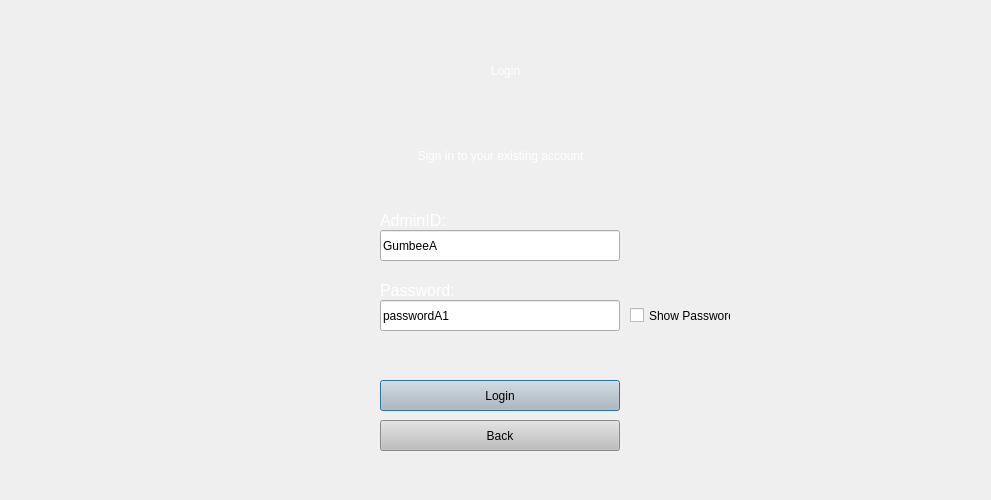
<?xml version="1.0" encoding="UTF-8"?>
<ui version="4.0">
 <class>Dialog</class>
 <widget class="QDialog" name="Dialog">
  <property name="geometry">
   <rect>
    <x>0</x>
    <y>0</y>
    <width>991</width>
    <height>500</height>
   </rect>
  </property>
  <property name="windowTitle">
   <string>Dialog</string>
  </property>
  <widget class="QWidget" name="widget" native="true">
   <property name="geometry">
    <rect>
     <x>-10</x>
     <y>0</y>
     <width>1000</width>
     <height>641</height>
    </rect>
   </property>
   <property name="styleSheet">
    <string notr="true">QWidget#widget{
background-color: qlineargradient(spread:pad, x1:0.562182, y1:0.466, x2:1, y2:1, stop:0.0454545 rgba(210, 108, 43, 255), stop:0.982955 rgba(255, 255, 255, 255));;}
background-color: rgb(231, 154, 0);
</string>
   </property>
   <widget class="QLabel" name="welcome">
    <property name="geometry">
     <rect>
      <x>420</x>
      <y>20</y>
      <width>191</width>
      <height>101</height>
     </rect>
    </property>
    <property name="autoFillBackground">
     <bool>false</bool>
    </property>
    <property name="styleSheet">
     <string notr="true">font: 85 50pt &quot;MS Shell Dlg 2&quot;;
color: rgb(255, 255, 255);
</string>
    </property>
    <property name="text">
     <string>Login</string>
    </property>
    <property name="alignment">
     <set>Qt::AlignCenter</set>
    </property>
   </widget>
   <widget class="QLabel" name="loginregister">
    <property name="geometry">
     <rect>
      <x>310</x>
      <y>120</y>
      <width>401</width>
      <height>71</height>
     </rect>
    </property>
    <property name="styleSheet">
     <string notr="true">font: 20pt &quot;MS Shell Dlg 2&quot;;
color: rgb(255, 255, 255);</string>
    </property>
    <property name="text">
     <string>Sign in to your existing account</string>
    </property>
    <property name="alignment">
     <set>Qt::AlignCenter</set>
    </property>
   </widget>
   <widget class="QPushButton" name="login">
    <property name="geometry">
     <rect>
      <x>390</x>
      <y>380</y>
      <width>240</width>
      <height>31</height>
     </rect>
    </property>
    <property name="styleSheet">
     <string notr="true">background-color: rgb(190, 190, 190);</string>
    </property>
    <property name="text">
     <string>Login</string>
    </property>
   </widget>
   <widget class="QLineEdit" name="passwordfield">
    <property name="geometry">
     <rect>
      <x>390</x>
      <y>300</y>
      <width>240</width>
      <height>31</height>
     </rect>
    </property>
    <property name="text">
     <string>passwordA1</string>
    </property>
   </widget>
   <widget class="QLabel" name="adminid">
    <property name="geometry">
     <rect>
      <x>390</x>
      <y>210</y>
      <width>71</width>
      <height>20</height>
     </rect>
    </property>
    <property name="sizePolicy">
     <sizepolicy hsizetype="Preferred" vsizetype="Preferred">
      <horstretch>0</horstretch>
      <verstretch>0</verstretch>
     </sizepolicy>
    </property>
    <property name="font">
     <font>
      <pointsize>12</pointsize>
     </font>
    </property>
    <property name="layoutDirection">
     <enum>Qt::LeftToRight</enum>
    </property>
    <property name="styleSheet">
     <string notr="true">color: rgb(255, 255, 255);</string>
    </property>
    <property name="text">
     <string>AdminID:</string>
    </property>
   </widget>
   <widget class="QLabel" name="password">
    <property name="geometry">
     <rect>
      <x>390</x>
      <y>280</y>
      <width>73</width>
      <height>20</height>
     </rect>
    </property>
    <property name="sizePolicy">
     <sizepolicy hsizetype="Preferred" vsizetype="Preferred">
      <horstretch>0</horstretch>
      <verstretch>0</verstretch>
     </sizepolicy>
    </property>
    <property name="font">
     <font>
      <pointsize>12</pointsize>
     </font>
    </property>
    <property name="layoutDirection">
     <enum>Qt::LeftToRight</enum>
    </property>
    <property name="styleSheet">
     <string notr="true">color: rgb(255, 255, 255);</string>
    </property>
    <property name="text">
     <string>Password:</string>
    </property>
   </widget>
   <widget class="QLineEdit" name="adminfield">
    <property name="geometry">
     <rect>
      <x>390</x>
      <y>230</y>
      <width>240</width>
      <height>31</height>
     </rect>
    </property>
    <property name="text">
     <string>GumbeeA</string>
    </property>
   </widget>
   <widget class="QLabel" name="error">
    <property name="geometry">
     <rect>
      <x>390</x>
      <y>350</y>
      <width>241</width>
      <height>20</height>
     </rect>
    </property>
    <property name="styleSheet">
     <string notr="true">font: 12pt &quot;MS Shell Dlg 2&quot;;
color:red;</string>
    </property>
    <property name="text">
     <string/>
    </property>
   </widget>
   <widget class="QCheckBox" name="showpassword">
    <property name="geometry">
     <rect>
      <x>640</x>
      <y>300</y>
      <width>101</width>
      <height>31</height>
     </rect>
    </property>
    <property name="text">
     <string>Show Password</string>
    </property>
    <property name="checked">
     <bool>false</bool>
    </property>
   </widget>
   <widget class="QPushButton" name="back">
    <property name="geometry">
     <rect>
      <x>390</x>
      <y>420</y>
      <width>240</width>
      <height>31</height>
     </rect>
    </property>
    <property name="styleSheet">
     <string notr="true">background-color: rgb(190, 190, 190);</string>
    </property>
    <property name="text">
     <string>Back</string>
    </property>
   </widget>
   <zorder>loginregister</zorder>
   <zorder>welcome</zorder>
   <zorder>login</zorder>
   <zorder>passwordfield</zorder>
   <zorder>adminid</zorder>
   <zorder>password</zorder>
   <zorder>adminfield</zorder>
   <zorder>error</zorder>
   <zorder>showpassword</zorder>
   <zorder>back</zorder>
  </widget>
 </widget>
 <tabstops>
  <tabstop>adminfield</tabstop>
  <tabstop>passwordfield</tabstop>
  <tabstop>showpassword</tabstop>
  <tabstop>login</tabstop>
 </tabstops>
 <resources/>
 <connections/>
</ui>
